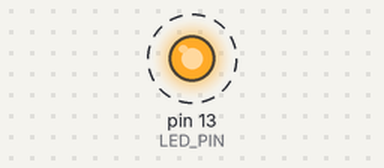
Simulated run of this sketch. Board: Arduino Uno, built with avr-gcc and run on an emulated ATmega328P. Shown: output pins drawn as LEDs (lit = HIGH). Dashed ring = blinking.

Above: at 0.5 s.
Timing chart, 0 to 4.6 s (numbered marks = the images above):
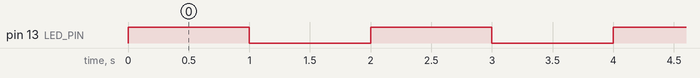

The sketch:

estados.ino
```cpp
const int LED_PIN = 13;

enum Estado
{
  PARADO,
  ANDANDO
};
Estado estadoAtual = PARADO;
bool mudou = false;

void setup()
{
  pinMode(LED_PIN, OUTPUT);
  digitalWrite(LED_PIN, LOW);
}

void loop()
{
  if (!mudou)
  {
    if (estadoAtual == PARADO)
    {
      estadoAtual = ANDANDO;
      mudou = true;
      digitalWrite(LED_PIN, HIGH);
    }
    else
    {
      estadoAtual = PARADO;
      mudou = true;
      digitalWrite(LED_PIN, LOW);
    }
  }

  delay(1000);
  mudou = false;
}
```

Measured:
- by itself, pin 13 (LED_PIN): alternates HIGH for 1.0 s and LOW for 1.0 s
